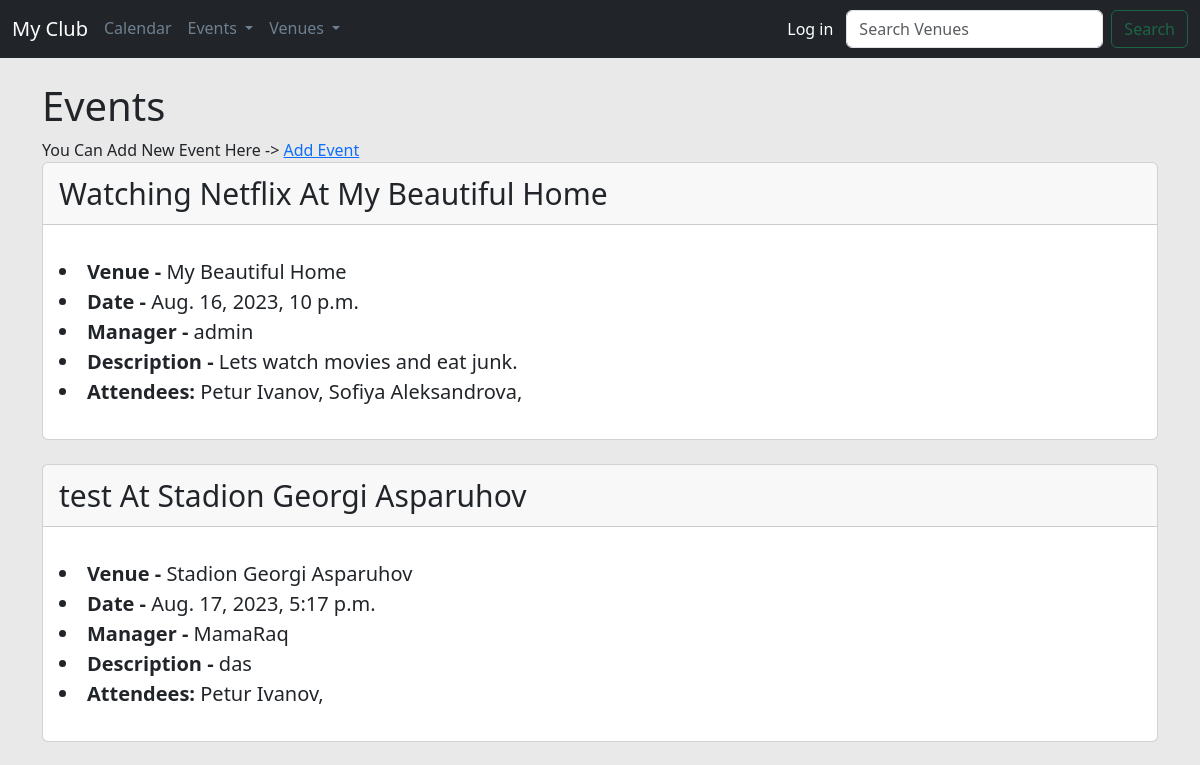
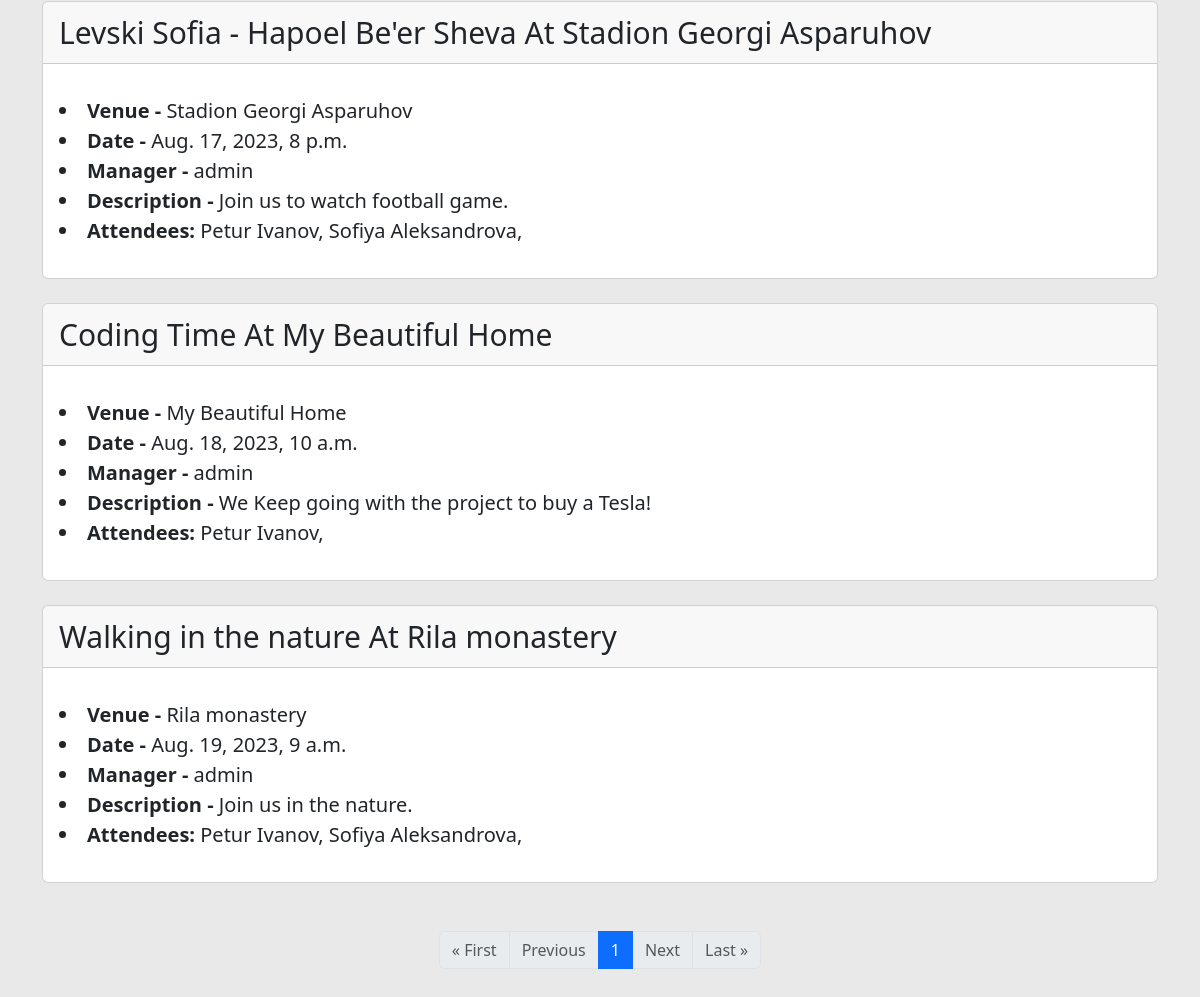
Before: /Events with the older database file (2 pictures, top to bottom).
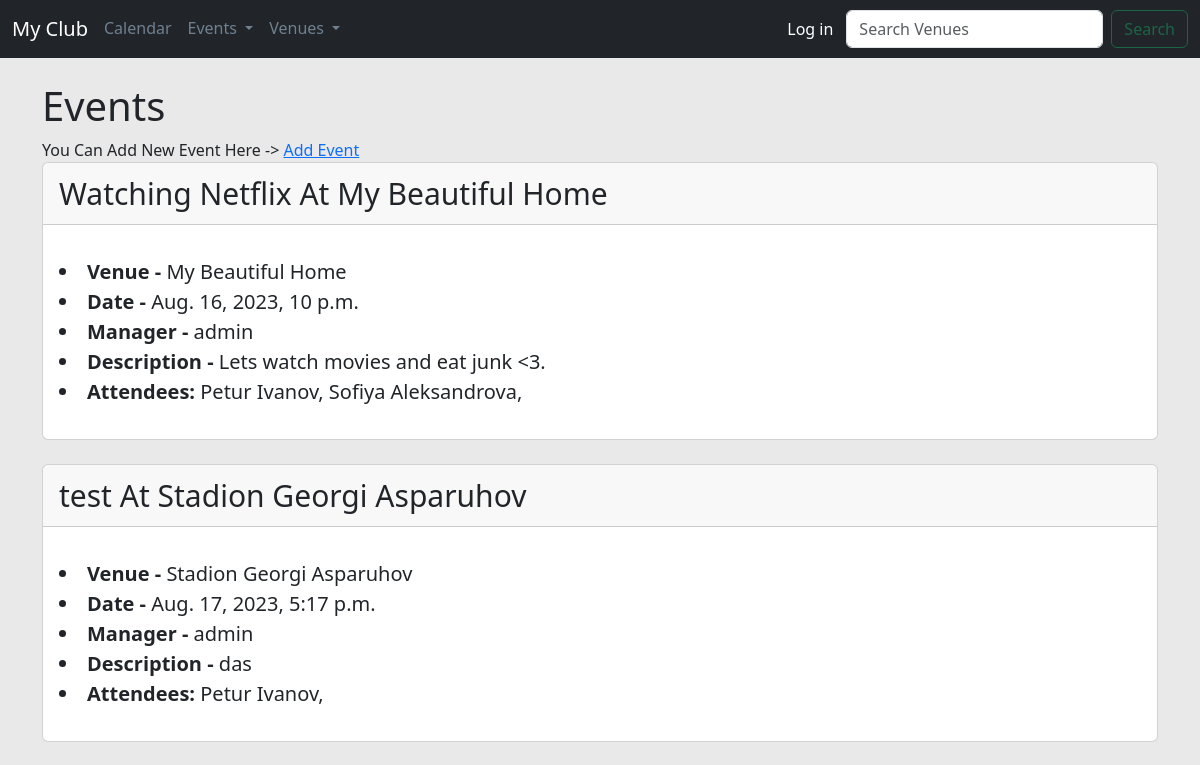
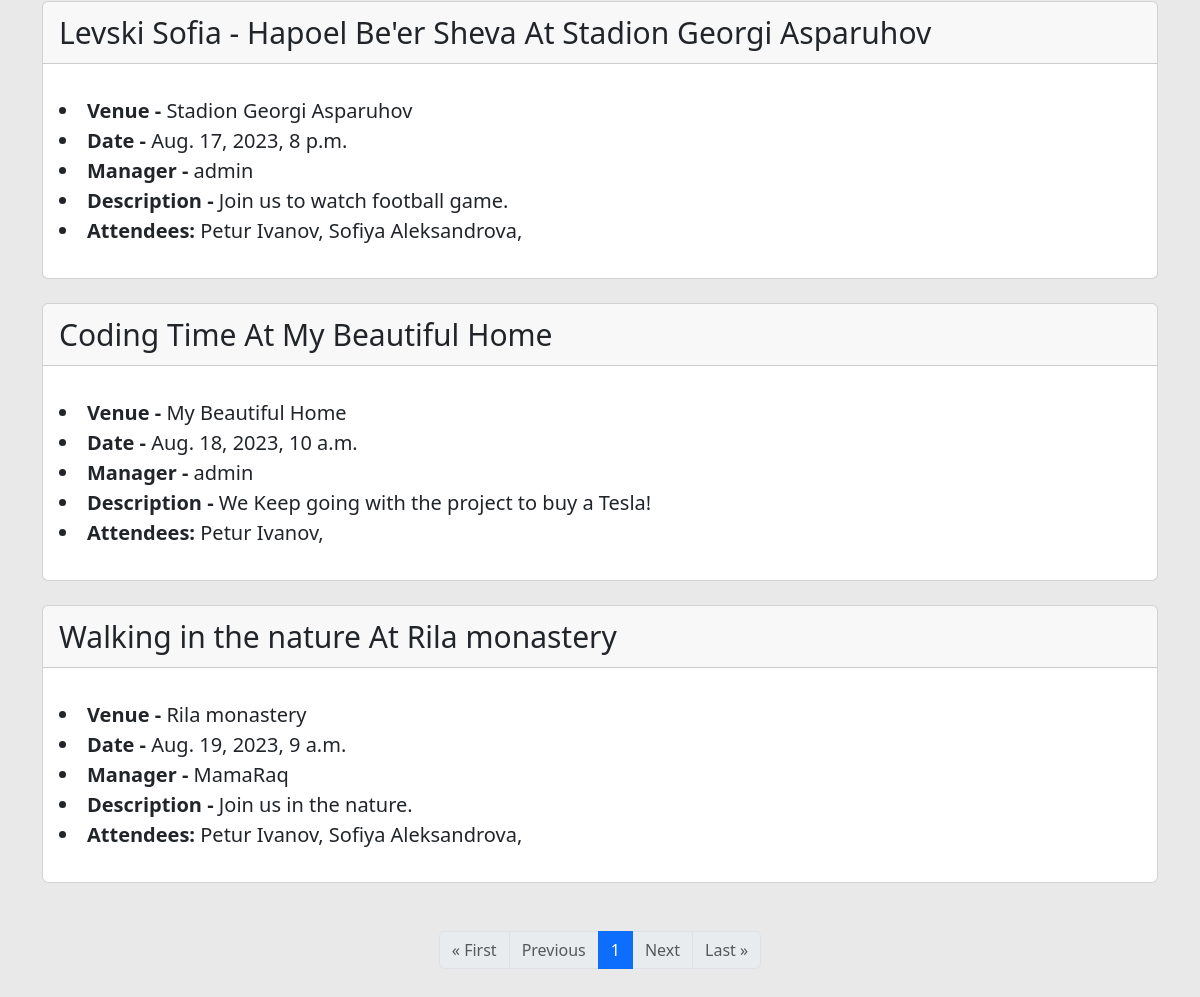
After: the same page with the newer database file (2 pictures, top to bottom).
### events/models.py (models this page shows)
class Event(models.Model):
    name = models.CharField('Event name', max_length=150)
    event_data = models.DateTimeField('Event Date')
    venue = models.ForeignKey(Venue, blank=True, null=True, on_delete=models.CASCADE)
    manager = models.ForeignKey(User, blank=True, null=True, on_delete=models.SET_NULL)
    description = models.TextField(blank=True)
    attendees = models.ManyToManyField(MyWebsiteUser, blank=True)
    def __str__(self):
        return self.name

class Venue(models.Model):
    name = models.CharField('Venue Name', max_length=150)
    address = models.CharField(max_length=300)
    zip_code = models.CharField('Zip Code', max_length=15)
    phone = models.CharField('Contact Phone', max_length=25, blank=True)
    web = models.URLField('Website Address', blank=True)
    email_address = models.EmailField('Email Address', blank=True)
    def __str__(self):
        return self.name

class MyWebsiteUser(models.Model):
    first_name = models.CharField(max_length=30)
    last_name = models.CharField(max_length=30)
    email = models.EmailField('User Email')
    def __str__(self):
        return f"{self.first_name} {self.last_name}"

### events/views.py (the view)
# urls.py: path('Events', views.all_events, name="list-events"),
def all_events(request):
    p = Paginator(Event.objects.all().order_by('event_data', 'name'), 5)
    page = request.GET.get('page')
    event_list = p.get_page(page)
    return render(request, 'events/event_list.html', {'event_list': event_list})

### events/templates/events/event_list.html (shortened to what this page needs)
{% extends 'events/base.html' %}
{% block content %}
<h1>
    Events
</h1>
You Can Add New Event Here -> <a href="{% url 'add-event' %}">Add Event</a>
<br/>
{% for event in event_list %}
<div class="card">
    <div class="card-header" style="font-size: 30px">
        {{ event }} At {{ event.venue }}
    </div>
    <div class="card-body">
        <p class="card-text">
            <li style="font-size: 20px"><strong>Venue - </strong>{{ event.venue }}</li>
            <li style="font-size: 20px"><strong>Date - </strong>{{ event.event_data }}</li>
            <li style="font-size: 20px"><strong>Manager - </strong>{{ event.manager }}</li>
            <li style="font-size: 20px"><strong>Description - </strong>{{ event.description }}</li>
            <li style="font-size: 20px"><strong>Attendees: </strong>
                {% for user in event.attendees.all %}
                {{ user }},
                {% endfor %}
            </li>
        </p>
    </div>
</div>
<br/>
{% endfor %}
<br/>
<nav aria-label="...">
    <ul class="pagination justify-content-center">
        {% if event_list.has_previous %}
        <li class="page-item">
            <a class="page-link" href="?page=1">&laquo; First</a>
        </li>
        <li class="page-item">
            <a class="page-link" href="?page={{ event_list.previous_page_number }}">Previous</a>
        </li>
        {% else %}
        <li class="page-item disabled">
            <a class="page-link" tabindex="-1" aria-disabled="true">&laquo; First</a>
        </li>
        <li class="page-item disabled">
            <a class="page-link" tabindex="-1" aria-disabled="true">Previous</a>
        </li>
        {% endif %}
        {% for i in event_list.paginator.page_range %}
        <li class="page-item {% if event_list.number == i %}active{% endif %}">
            <a class="page-link" href="?page={{ i }}">{{ i }}</a>
        </li>
        {% endfor %}
        {% if event_list.has_next %}
        <li class="page-item">
            <a class="page-link" href="?page={{ event_list.next_page_number }}">Next</a>
        </li>
        <li class="page-item">
            <a class="page-link" href="?page={{ event_list.paginator.num_pages }}">Last &raquo;</a>
        </li>
        {% else %}
        <li class="page-item disabled">
            <a class="page-link" tabindex="-1" aria-disabled="true">Next</a>
        </li>
        <li class="page-item disabled">
            <a class="page-link" tabindex="-1" aria-disabled="true">Last &raquo;</a>
        </li>
        {% endif %}
    </ul>
</nav>
<br/><br/><br/><br/>
{% endblock %}

### events/templates/events/base.html (shortened to what this page needs)
<!doctype html>
<html lang="en">
<head>
    <link href="https://cdn.jsdelivr.net/npm/bootstrap@5.3.1/dist/css/bootstrap.min.css" rel="stylesheet"
>
</head>
<body>
{% include 'events/navbar.html'%}
<br/>
<div class="container">
    {% block content %}
    {% endblock %}
</div>
</body>
</html>

### events/templates/events/navbar.html (shortened to what this page needs)
<nav class="navbar navbar-expand-lg navbar-dark bg-dark">
    <div class="container-fluid">
        <a class="navbar-brand" href="{% url 'home' %}">My Club</a>
        <div class="collapse navbar-collapse" id="navbarSupportedContent">
            <ul class="nav nav-underline me-auto mb-2 mb-lg-0">
                <li class="nav-item">
                    <a class="nav-link" href="{% url 'home' '2023' 'September' %}">Calendar</a>
                </li>
                <li class="nav-item dropdown">
                    <a class="nav-link dropdown-toggle" href="#" role="button" data-bs-toggle="dropdown"
                       aria-expanded="false">
                        Events
                    </a>
                </li>
                <li class="nav-item dropdown">
                    <a class="nav-link dropdown-toggle" href="#" role="button" data-bs-toggle="dropdown"
                       aria-expanded="false">
                        Venues
                    </a>
                </li>
            </ul>
            {% if user.is_authenticated %}
            <a href="{% url 'logout' %}" class="btn btn-dark">Log out</a>
            {% else %}
            <a href="{% url 'login' %}" class="btn btn-dark">Log in</a>
            {% endif %}
            <form class="d-flex" role="search" method="POST" action="{% url 'search-venues' %}">
                <input class="form-control me-2" type="search" placeholder="Search Venues" aria-label="Search"
                       name="searched" id="search-input">
                <button class="btn btn-outline-success" type="submit" id="search-button" disabled>Search</button>
            </form>
        </div>
    </div>
</nav>

### events/templates/events/base.html (style rules this page uses)
body { background-color: #f4f4; }
body { background-color: #eae9e9; }

### events/templates/events/navbar.html (style rules this page uses)
.nav.nav-underline .nav-link { color: slategray; }

Changed rows visible on the page:
changed Event "Watching Netflix": description "Lets watch movies and eat junk." → "Lets watch movies and eat junk <3."
changed Event "test": manager "MamaRaq" → "admin"
changed Event "Walking in the nature": manager "admin" → "MamaRaq"
